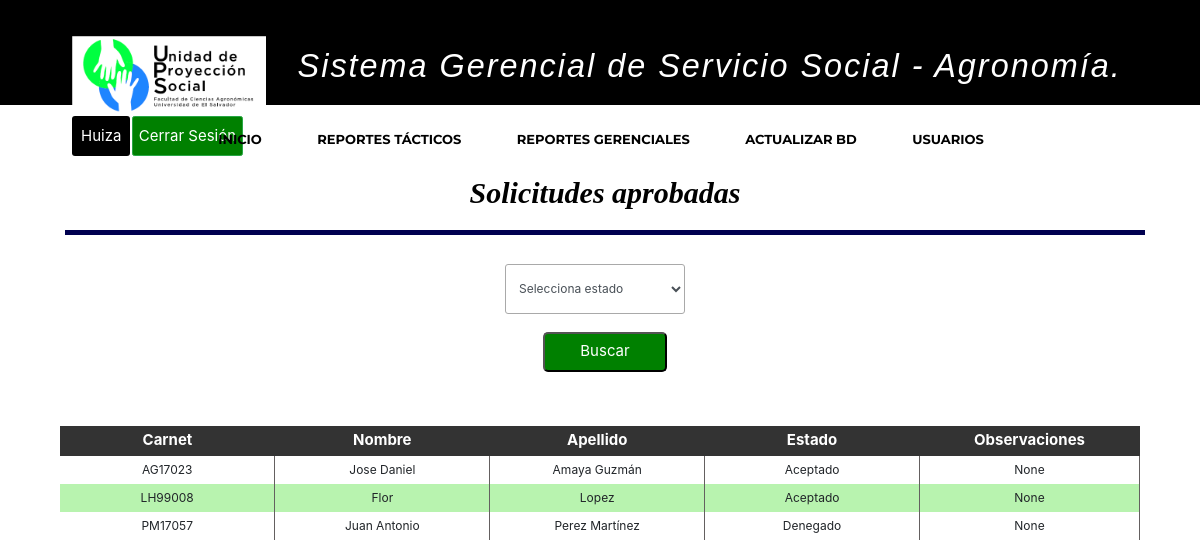
The app's page /sistemaGerencialAgro/consultaSolicitudAprobada/ (signed in) with its own data.
### apps/usuario/models.py (models this page shows, shortened)
class Usuario(AbstractBaseUser):
    username = models.CharField('Nombre de usuario',unique = True, max_length=100)
    email = models.EmailField('Correo Electrónico', max_length=254,unique = True)
    nombres = models.CharField('Nombres', max_length=200, blank = True, null = True)
    apellidos = models.CharField('Apellidos', max_length=200,blank = True, null = True)
    imagen = models.ImageField('Imagen de Perfil', upload_to='perfil/', max_length=200,blank = True,null = True)
    is_active = models.BooleanField(default = True)
    usuario_administrador = models.BooleanField(default = False)
    rol=models.CharField(max_length=3,null=False, blank=False,choices=roles,default='EST')
    objects = UsuarioManager()
    USERNAME_FIELD = 'username'
    REQUIRED_FIELDS = ['email','nombres', 'apellidos']

### apps/proyecto/models.py (models this page shows, shortened)
class EstadoSolicitud(models.Model):
    carnet_estudiante = models.OneToOneField(Solicitud, unique=True, primary_key=True, on_delete = models.CASCADE)
    aceptado = models.CharField(max_length=30, null=False)
    motivo = models.CharField(max_length=200, null=True, blank=True)
    observaciones = models.CharField(max_length=200, null=True, blank=True)

class Solicitud(models.Model):
    carnet_estudiante = models.OneToOneField(EstudioUniversitario, unique=True, primary_key=True, on_delete = models.CASCADE)
    codigo_entidad = models.CharField(max_length=10, null=False)
    horas_semana = models.IntegerField(null=False)
    dias_semana = models.IntegerField(null=False)
    modalidad = models.CharField(max_length=30, null=False)
    fecha_inicio = models.DateField(null=False)
    fecha_fin = models.DateField(null=True)
    def __str__(self):
        return self.carnet_estudiante.__str__()

class EstudioUniversitario(models.Model):
    carnet_estudiante = models.OneToOneField(Estudiante, primary_key=True, unique=True, on_delete = models.CASCADE)
    codigo_carrera = models.ForeignKey(Carrera, on_delete = models.CASCADE)
    codigo_ciclo = models.IntegerField(null=False)
    porc_carrerar_aprob = models.IntegerField(null=False)
    unidades_valorativas = models.IntegerField(null=False)
    experiencia_areas_conoc = models.CharField(max_length=200, null=False)
    def __str__(self):
        return self.carnet_estudiante.__str__()

class Estudiante(models.Model):
    carnet_estudiante = models.CharField(primary_key=True, max_length=7, null=False)
    nombre_estudiante = models.CharField(max_length=50, null=False)
    apellido_estudiante = models.CharField(max_length=50, null=False)
    sexo_estudiante = models.CharField(max_length=1, null=False)
    telefono_estudiante = models.IntegerField(null=False)
    correo_estudiante = models.CharField(max_length=100, null=False)
    direccion_estudiante = models.CharField(max_length=250, null=False)
    def __str__(self):
        return self.carnet_estudiante

### apps/proyecto/views.py (the view)
# urls.py: path('sistemaGerencialAgro/consultaSolicitudAprobada/', login_required(consultaSolicitud), name="consulta_solicitud"),
def consultaSolicitud(request):
    estado_solicitud=EstadoSolicitud.objects.order_by('carnet_estudiante')
    context = {
        'estado_solicitud':estado_solicitud,
    }
    return render(
        request,
        'proyecto/estudiantesSolicitudesAprobadas.html', context
    )

### templates/proyecto/estudiantesSolicitudesAprobadas.html (shortened to what this page needs)
{% extends 'base/base.html' %}
{% block content %}
  <header>
    <div class="container">
        <h2 align="center" class="form-titulo" style ="margin-left: 5px;">Solicitudes aprobadas</h2>
    </div>
  </header>
<div class="container">
    <div align="center" class="busqueda">
        <form method="POST" action="{% url 'sistemaGerencialAgro:filtrar_estado_solicitud' %}">
            <select name="estado" class="form-control col-4 col-sm-2 input-style" title="Selecciona el estardo por favor" required>
                <option selected value=""> Selecciona estado </option>
            </select>
        <input class="btn-buscar btn-busqueda" type = "submit" value = "Buscar"></br></br>
    </form>
</div>
    <div>
        <table>
            <thead>
        	   <tr>
                    <th>Carnet</th>
            		<th>Nombre</th>
                    <th>Apellido</th>
            	    <th>Estado</th>
            	    <th>Observaciones</th>
        		</tr>
            </thead>
    {% if estado_solicitud_filtro %}
        {% for est in estado_solicitud_filtro %}
        		<tr class="etiqueta-tr">
                    <td class="th-borde width-th-xx" style = "text-align:center;">{{ est.carnet_estudiante}}</td>
            		<td class="th-borde width-th-xx" style = "text-align:center;">{{ est.carnet_estudiante.carnet_estudiante.carnet_estudiante.nombre_estudiante}}</td>
                    <td class="th-borde width-th-xx" style = "text-align:center;">{{ est.carnet_estudiante.carnet_estudiante.carnet_estudiante.apellido_estudiante }}</td>
            		<td class="th-borde width-th-xx" style = "text-align:center;">{{ est.aceptado }}</td>
                    <td class="th-borde width-th-xx" style = "text-align:center;">{{ est.observaciones }}</td>
        		</tr>
        {% endfor %}
    {% elif estado_solicitud%}
        {% for est in estado_solicitud %}
        		<tr class="etiqueta-tr">
                    <td class="th-borde width-th-xx" style = "text-align:center;">{{ est.carnet_estudiante}}</td>
            		<td class="th-borde width-th-xx" style = "text-align:center;">{{ est.carnet_estudiante.carnet_estudiante.carnet_estudiante.nombre_estudiante}}</td>
                    <td class="th-borde width-th-xx" style = "text-align:center;">{{ est.carnet_estudiante.carnet_estudiante.carnet_estudiante.apellido_estudiante }}</td>
            		<td class="th-borde width-th-xx" style = "text-align:center;">{{ est.aceptado }}</td>
                    <td class="th-borde width-th-xx" style = "text-align:center;">{{ est.observaciones }}</td>
        		</tr>
        {% endfor %}
    {% endif %}
    	</table>
    </div>
</div>
{% endblock %}

### templates/base/base.html (shortened to what this page needs)
{% load static %}
<!DOCTYPE html>
<html>
<head>
 {% block head %}
	{% block static %}
	<link rel = "stylesheet" href = "{% static 'lib/bootstrap/css/bootstrap.min.css' %}">
	<link rel = "stylesheet" href = "{% static 'lib/animate/animate.min.css' %}">
	<link rel = "stylesheet" href = "{% static 'lib/ionicons/css/ionicons.min.css' %}">
	<link rel = "stylesheet" href = "{% static 'css/style.css' %}">
	<link rel = "stylesheet" href = "{% static 'css/bootstrap.min.css' %}">
	<link rel = "stylesheet" href = "{% static 'css/archivo.css' %}">
	<link rel = "stylesheet" href = "{% static 'css/estilos_sec_not.css' %}">
	<link rel = "stylesheet" type = "text/css" href = "{% static 'css/jquery-ui.css' %}"/>
	<link rel = "stylesheet" type = "text/css" href = "{% static 'css/jquery.dataTables.min.css' %}"/>
	{% endblock %}
{% endblock %}
</head>
{% if user.is_authenticated %}
<body>
  <header id="header">
    <div class="container-fluid navbar navbar-light" style="height:90px;">
      <div id="logo" class="pull-left">
        <a  href=" {% url 'sistemaGerencialAgro:index' %}"><img src="{% static 'img/logoUPSAgro.png' %} " class ="imglogo"></a>
        <h1>Sistema Gerencial de Servicio Social - Agronom&iacute;a.</h1>
      </div>
      <div id="logo" class="pull-rigth">
				<a href="{% url 'password_change' %}" style="text-decoration:none"><input type="button" href="{% url 'password_change' %}" class="btn-success btn" name="submit" value="{{ user.username }}" style="background:black; border:none"></a>
        <a href="{% url 'usuario:logout' %}" style="text-decoration:none"><input type="button" class="btn btn-success btn-sm" name="submit" value="Cerrar Sesi&oacute;n" style="background:green;"></a>
			</div>
    </div>
    <div class="bot">
      <ul class="nav-menu">
        <li class="list-group-item" onclick="window.location.href='{% url 'sistemaGerencialAgro:index' %}'"><a style="text-decoration:none" href="{% url 'sistemaGerencialAgro:index' %}">Inicio</a></li>
        <li class="list-group-item menu-has-children"><a style="text-decoration:none" href="#intro">Reportes T&aacute;cticos</a>
        </li>
        {% if request.user.rol == 'ADM' or request.user.rol == 'GER' %}
        <li class="list-group-item menu-has-children"><a style="text-decoration:none" href="#intro">Reportes Gerenciales</a>
        </li>
        {% endif %}
        {% if request.user.rol == 'ADM'%}
        <li class="list-group-item" onclick="window.location.href='{% url 'sistemaGerencialAgro:procedimientoETL' %}'"><a style="text-decoration:none" href="{% url 'sistemaGerencialAgro:procedimientoETL' %}">Actualizar BD</a></li>
        <li class="list-group-item" onclick="window.location.href='{% url 'usuario:inicio_usuarios' %}'"><a style="text-decoration:none" href="{% url 'usuario:inicio_usuarios' %}">Usuarios</a></li>
        {% endif %}
      </ul>
    </div>
  </header>
  <section>
    <div class="container">
  		{% block content %}{%endblock%}
    </div>
  </section>
</body>
{% endif %}
</html>

### static/css/style.css (style rules this page uses)
body { background: #fff; color: #666666; font-family: "Open Sans", sans-serif; }
a { color: #18d26e; transition: 0.5s; }
h1, h2, h3, h4, h5, h6 { font-family: "Montserrat", sans-serif; font-weight: 400; margin: 0 0 20px 0; padding: 0; }
#header { padding: 30px 0; height: 105px; position: fixed; left: 0; top: 0; right: 0; transition: all 0.5s; z-index: 57; background-color: black; display: block; }
#header #logo { float: left; }
#header #logo h1 { font-size: 2.7vw; margin: 30px; padding: 0; line-height: 1; font-family: "Perpetua", Helvetica, Arial; font-style: italic; font-weight: 50; letter-spacing: 2px; }
#header #logo img { padding: 0; margin: 0; }
.nav-menu, .nav-menu * { margin: 0; padding: 0; list-style: none; text-align: center; display: block; }
.nav-menu li { position: relative; white-space: nowrap; }
.nav-menu > li { float: center; }
.nav-menu a { padding: 0 8px 10px 8px; text-decoration: none; display: inline-block; color: black; font-family: "Montserrat", sans-serif; font-weight: 700; font-size: 13px; text-transform: uppercase; outline: none; }
.nav-menu > li { margin-left: 10px; }
@media (min-width: 1024px) { #header #logo { padding-left: 60px; } }

### static/css/archivo.css (style rules this page uses)
html { font-size: 12px; }
h1 { text-align: center; font: oblique bold 100% cursive; font-weight: bold; font-size: 30px; color: white; margin-left: 10px; }
section, .container { display: block; width: 100%; margin-left: auto; margin-right: auto; }
section { font-size: inherit; }
.bot { background-color: white; text-align: center; }
.btn { display: inline; background-color: green; color: white; horiz-align: right; font-size: 13px; text-align: center; white-space: nowrap; }
.list-group-item { display: inline-block; margin-left: 8px; margin-right: 8px; padding: 10px; background-color: transparent; border: none; font-size: 12px; color: black; }
h2 { text-align: center; font: oblique bold 100% cursive; color: black; padding-right: 150px; }
.imglogo { display: inline-block; width: auto; height: 80px; background-repeat: no-repeat; background-size: contain; }
header { display: block; width: 100%; font-size: 5px; }
header h1 { display: inline; }
table { width: 100%; }
table tbody td { text-align: center; }
thead { background-color: #333333; }
input { width: 180px; height: 20px; }
input[type="button"], input[type="submit"] { font-size: 15px; width: auto; height: 40px; white-space: nowrap; }
select, option { width: 150px; font-size: 12px; }
th, tr th { color: white; text-align: center; font-size: 15px; height: 30px; }

### static/css/estilos_sec_not.css (style rules this page uses)
.container { display: block; text-align: center; margin-left: auto; margin-right: auto; }
.form-titulo { background: white; color: black; padding: 20px; text-align: center; font-weight: 100px; font-size: 30px; border-bottom: 5px solid #000050; margin-top: 30px; width: 100%; }
.input-style { margin-right:10px; height: 50px; border-radius: 3px; border: 1px solid darkgray; }
.btn-buscar { text-align: center; background: green; color: white; margin: auto; padding: 0px 35px; border-radius: 5px ; }
.btn-busqueda { margin-left: 10px; }
.width-th-xx { width: 10%; padding: 5px; }
.th-borde { border-right:0.5px solid #646060; }
tr:nth-child(even) { background-color: #b8f3af; }

### records on screen
Usuario: submit "Huiza"
EstadoSolicitud: carnet_estudiante "AG17023", carnet_estudiante.carnet_estudiante.carnet_estudiante.nombre_estudiante "Jose Daniel", carnet_estudiante.carnet_estudiante.carnet_estudiante.apellido_estudiante "Amaya Guzmán", aceptado "Aceptado", observaciones "None"
EstadoSolicitud: carnet_estudiante "LH99008", carnet_estudiante.carnet_estudiante.carnet_estudiante.nombre_estudiante "Flor", carnet_estudiante.carnet_estudiante.carnet_estudiante.apellido_estudiante "Lopez", aceptado "Aceptado", observaciones "None"
EstadoSolicitud: carnet_estudiante "PM17057", carnet_estudiante.carnet_estudiante.carnet_estudiante.nombre_estudiante "Juan Antonio", carnet_estudiante.carnet_estudiante.carnet_estudiante.apellido_estudiante "Perez Martínez", aceptado "Denegado", observaciones "None"
